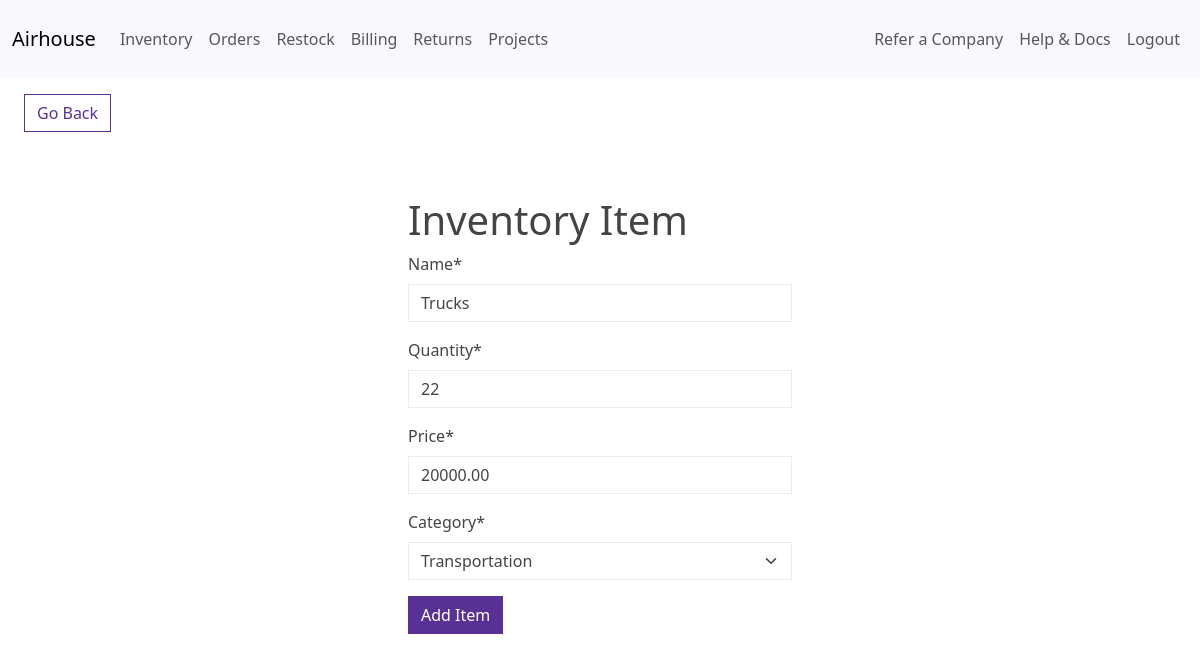
Page /edit-item/1 (signed in) on the committed database.
### airhouse/models.py (models this page shows, shortened)
class InventoryItem(models.Model):
    name = models.CharField(max_length=200)
    quantity = models.IntegerField()
    price = models.DecimalField(max_digits=10, decimal_places=2)
    category = models.ForeignKey('Category', on_delete=models.SET_NULL, blank=True, null=True)
    date_created = models.DateTimeField(auto_now_add=True)
    user = models.ForeignKey(get_user_model(), on_delete=models.CASCADE)

class Category(models.Model):
    name = models.CharField(max_length=200)
    class Meta:
        verbose_name_plural = 'categories'
    def __str__(self):
        return self.name

### airhouse/views.py (the view)
# urls.py: path('edit-item/<int:pk>', EditItem.as_view(), name='edit-item'),
class EditItem(LoginRequiredMixin, UpdateView):
    model = InventoryItem
    form_class = InventoryItemForm
    template_name = 'airhouse/item_form.html'
    success_url = reverse_lazy('dashboard')

### airhouse/forms.py
class InventoryItemForm(forms.ModelForm):
    category = forms.ModelChoiceField(queryset=Category.objects.all(), initial=0)
    class Meta:
        model = InventoryItem
        fields = ['name', 'quantity', 'price', 'category']

### airhouse/templates/airhouse/item_form.html (shortened to what this page needs)
{% extends 'airhouse/base.html' %}
{% load crispy_forms_tags %}
{% block content %}
    <a href="{% url 'dashboard' %}" class="btn btn-outline-primary my-3 mx-4">Go Back</a>
    <div class="row">
        <div class="col-11 col-md-4 mx-auto mt-5">
            <h1>Inventory Item</h1>
            <form method="POST">
                {{ form|crispy }}
                <div class="mt-3">
                    <button class="btn btn-primary">Add Item</button>
                </div>
            </form>
        </div>
    </div>
{% endblock content %}

### rows in the picture
InventoryItem: name "Trucks", quantity "22", price "20000.00", category "Transportation"
